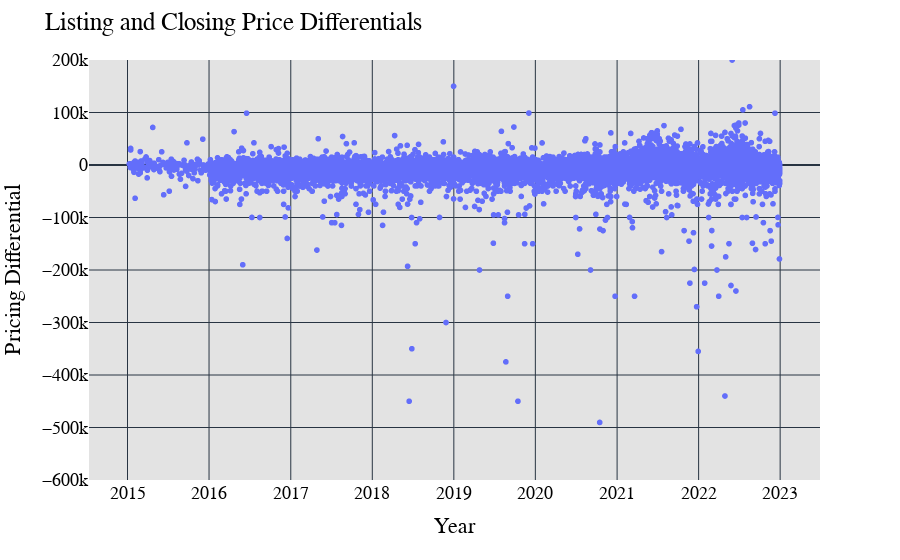

Notebook code cell kept with this figure:
### Markdown cell above
### Washington County Price Comparison History
- Explain the background, use, and how to use the widget above.

### Code cell
fig1 = px.scatter(data, x="Closing_Date", y=data.Sold_Price - data.List_Price,
                 labels={
                 "Closing_Date": "Closing Date ",
                 "y" : "Pricing Differential "
                 }
                 )
fig1.update_layout(
title="Listing and Closing Price Differentials",
xaxis_title="Year",
yaxis_title="Pricing Differential",
paper_bgcolor="#fff",
plot_bgcolor="#e3e3e3",
font=dict(
    family="Courier New, monospace",
    size=18,
    color="#000000"
    )
)
fig1.update_layout(yaxis_range=[-600000,200000])

### Figure 1 — Plotly figure (JSON) as saved in the notebook; plotly's stock layout.template omitted (floating-point values rounded to 4 significant figures; data arrays with more than 128 entries replaced by an {"elided": "..."} marker saying what was removed)
{"data": [{"hovertemplate": "Closing Date =%{x}<br>Pricing Differential =%{y}<extra></extra>", "legendgroup": "", "marker": {"color": "#636efa", "symbol": "circle"}, "mode": "markers", "name": "", "showlegend": false, "type": "scattergl", "x": {"elided": "16561 str values"}, "xaxis": "x", "y": {"elided": "16561 int values"}, "yaxis": "y"}], "layout": {"font": {"color": "#000000", "family": "Courier New, monospace", "size": 18}, "legend": {"tracegroupgap": 0}, "margin": {"t": 60}, "paper_bgcolor": "#fff", "plot_bgcolor": "#e3e3e3", "title": {"text": "Listing and Closing Price Differentials"}, "xaxis": {"anchor": "y", "domain": [0, 1], "title": {"text": "Year"}}, "yaxis": {"anchor": "x", "domain": [0, 1], "range": [-600000, 200000], "title": {"text": "Pricing Differential"}}}}
